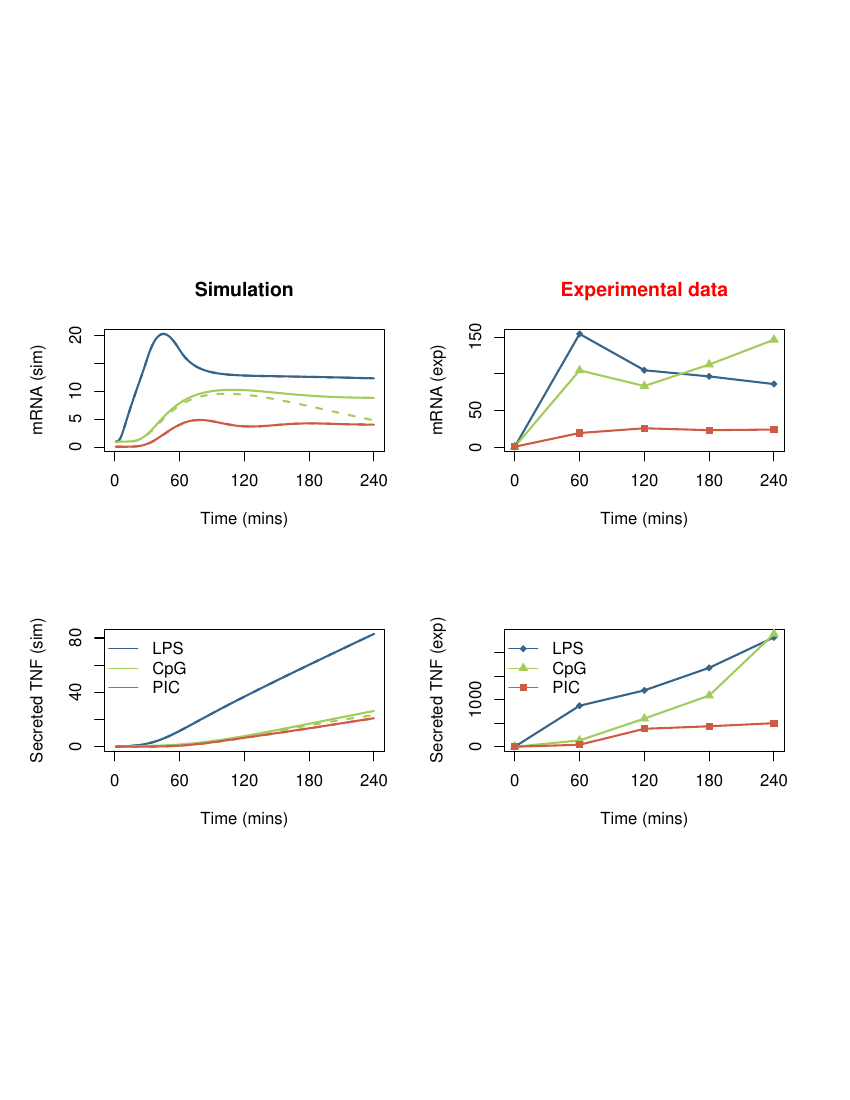

Here is the R script that generated this plot:
####
# read 
####

# read experimental data 
mRNA_exp <- read.csv('../expdata/mRNA_LPS_CpG_PIC.csv')
sec_exp <- read.csv('../expdata/elisa_LPS_CpG_PIC.csv')


# read simulation data 
mRNA_sim_no_feedback <- read.csv('./simData/mRNA_sim.csv')
sec_sim_no_feedback <- read.csv('./simData/sec_sim.csv')
mRNA_sim <- read.csv('./simData/mRNA_sim_feedback.csv')
sec_sim <- read.csv('./simData/sec_sim_feedback.csv')


####  
# plot 
####

pdf(file='Fig5c.pdf', height=6, width=12, onefile=TRUE, family='Helvetica', paper='letter', pointsize=14) 

layout(matrix(c(3,1,4,2), 2, 2, byrow = TRUE))#, respect = TRUE)

xlim = c(0,240)
xat = seq(0,240,60)
colors = c('steelblue4','darkolivegreen3','coral3')
pchs <- c(18,17,15)
##
#exp plot
## 
# mRNA plot
matplot(mRNA_exp[,1],mRNA_exp[,c(2,4,6)],type='o',pch=pchs,col=colors,
        lty=rep(1,3),xlab='Time (mins)',ylab='mRNA (exp)',xlim=xlim,xaxt ='n',lwd=2)
axis(1,at=xat)
title(main = "Experimental data",col.main='red')

# elisa plot
matplot(sec_exp[,1],sec_exp[,2:4],type='o',pch=pchs,col=colors,
        lty=rep(1,3),xlab='Time (mins)',ylab='Secreted TNF (exp)',xlim=xlim,xaxt ='n',lwd=2)
axis(1,at=xat)

legend("topleft",c("LPS","CpG","PIC"),lty=rep(1,3),pch=pchs,col=colors,bty="n")


##
#Sim plot
## 
# mRNA plot
matplot(mRNA_sim[,1],mRNA_sim[,2:4],type='l',col=colors,
        lty=rep(1,3),xlab='Time (mins)',ylab='mRNA (sim)',xlim=xlim,xaxt ='n',lwd=2)
matlines(mRNA_sim_no_feedback[,1],mRNA_sim_no_feedback[,2:4],type='l',col=colors,
        lty=rep(2,3),lwd=2)#,xlim=xlim,xaxt ='n',lwd=2)

axis(1,at=xat)
title(main = "Simulation")

# elisa plot
matplot(sec_sim[,1],sec_sim[,2:4],type='l',col=colors,
        lty=rep(1,3),xlab='Time (mins)',ylab='Secreted TNF (sim)',xlim=xlim,xaxt ='n',lwd=2)
matlines(sec_sim_no_feedback[,1],sec_sim_no_feedback[,2:4],type='l',col=colors,
        lty=rep(2,3),lwd=2)#,xlab='Time (mins)',ylab='Secreted TNF (sim)',xlim=xlim,xaxt ='n',lwd=2)

axis(1,at=xat)
legend("topleft",c("LPS","CpG","PIC"),lty=rep(1,3),pch=rep(NA,3),col=colors,bty="n")


# end and open the pdf 
dev.off()
system('open Fig5c.pdf')
